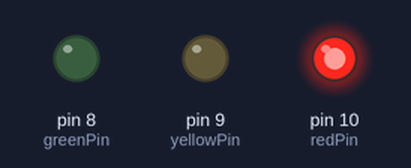
Simulated run of this sketch. Board: Arduino Uno, built with avr-gcc and run on an emulated ATmega328P. On the bench: output pins drawn as LEDs (lit = HIGH).

Above: at 3.0 s.
At 7.5 s:
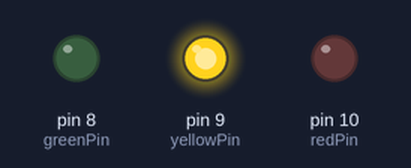
At 12.0 s:
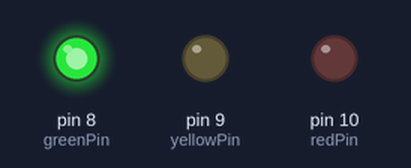
Timing chart, 0 to 19.5 s (numbered marks = the images above):
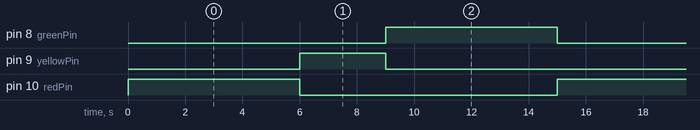

Measured:
- by itself, pin 8 (greenPin), pin 10 (redPin): alternates HIGH for 6.0 s and LOW for 9.0 s
- by itself, pin 9 (yellowPin): alternates HIGH for 3.0 s and LOW for 12.0 s
- by itself, everything shown: repeats every 15.0 s, in 3 steps

The sketch:

03.Semaforo.ino
```cpp
int ledDelay = 6000;
int greenPin = 8;
int yellowPin = 9;
int redPin = 10;

void setup()
{
  pinMode(greenPin, OUTPUT);
  pinMode(yellowPin, OUTPUT);
  pinMode(redPin, OUTPUT);
}

void loop()
{
  digitalWrite(greenPin, LOW);
  digitalWrite(redPin, HIGH);
  delay(ledDelay);

  digitalWrite(redPin, LOW);
  digitalWrite(yellowPin, HIGH);
  delay(ledDelay - 3000);

  digitalWrite(yellowPin, LOW);
  digitalWrite(greenPin, HIGH);
  delay(ledDelay);
}
```
